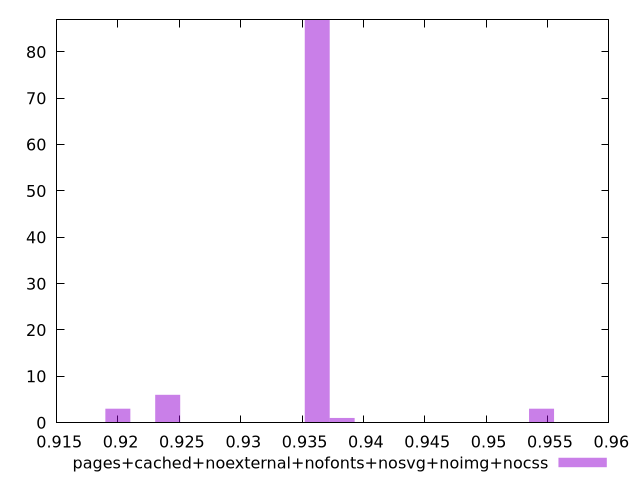

This figure's gnuplot source:
$_pagesCachedNoexternalNofontsNosvgNoimgNocss <<EOF
0.9362352705965451 87
0.9240499959250065 6
0.9382661497084681 1
0.9545131826038529 3
0.9199882377011603 3
EOF
set key outside below
set terminal pngcairo
set output "report_00005_2020-11-02T22-26-11.212Z/performance_score/pages+cached+noexternal+nofonts+nosvg+noimg+nocss//hist.png"
set yrange [0:87]
set boxwidth 0.002030879111923091
set style fill transparent solid 0.5 noborder
plot $_pagesCachedNoexternalNofontsNosvgNoimgNocss title "pages+cached+noexternal+nofonts+nosvg+noimg+nocss" with boxes ,
